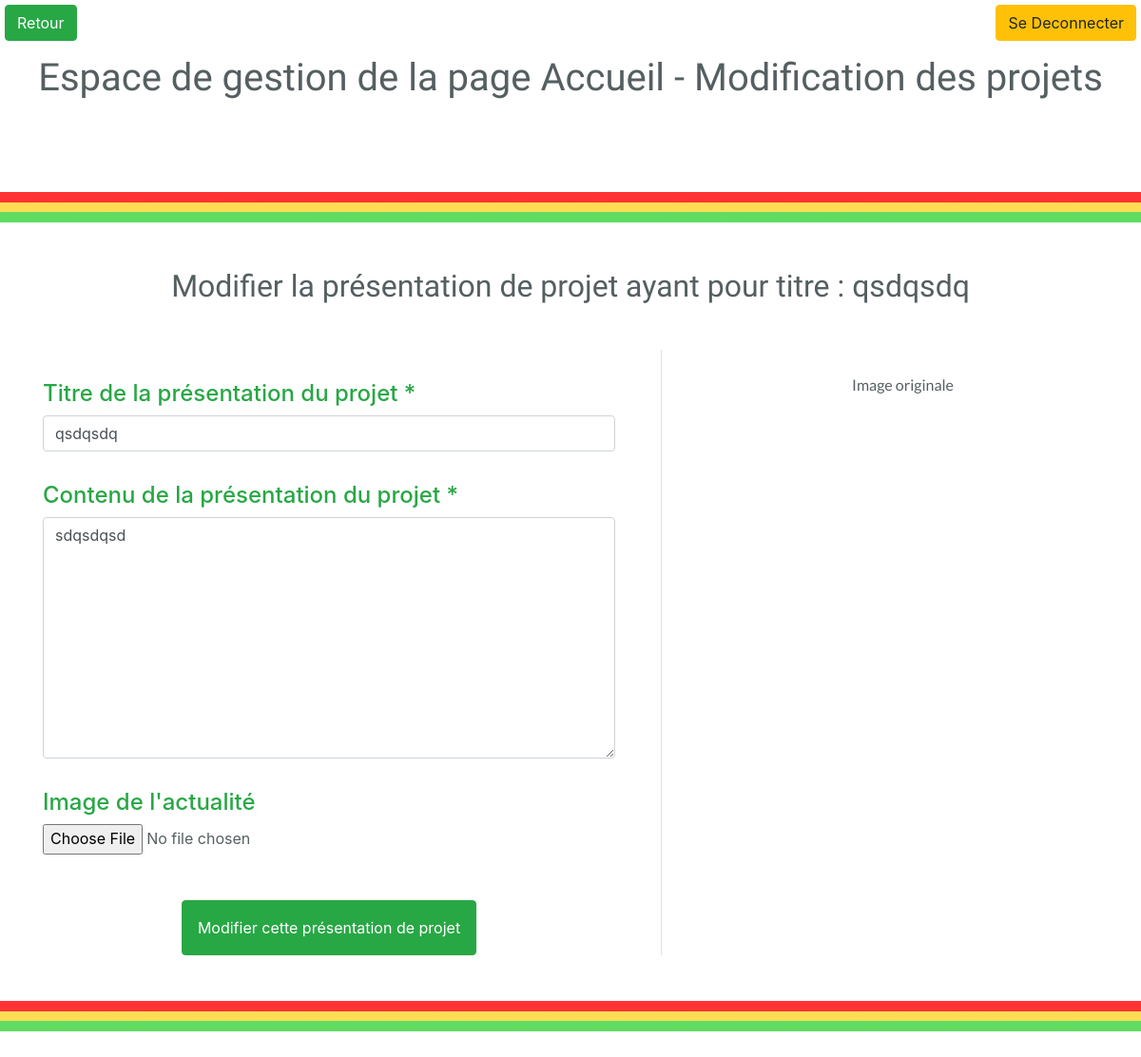
Page /admin/accueil/projets_presentation_modif.php?p=46 (signed in) on the committed database.
### tables this page shows
CREATE TABLE IF NOT EXISTS `wb_projet_presentation` (
  `id_projet` int(11) NOT NULL AUTO_INCREMENT,
  `projet_titre` varchar(255) NOT NULL,
  `projet_contenu` longtext NOT NULL,
  `projet_image` varchar(65000) NOT NULL,
  `projet_redirection` varchar(255) NOT NULL,
  PRIMARY KEY (`id_projet`)
);

### admin/accueil/projets_presentation_modif.php (the view, shortened to what this page needs)
<?php
if ($_SESSION['admin'] === "administrateur" and !empty($_SESSION['login'])){
require '../config/db.php';
$id_projet = intval($_GET['p']);
$req_projet=$db->query("SELECT * FROM wb_projet_presentation WHERE id_projet = $id_projet");
	$projets=$req_projet->fetch();
}
?>
<!DOCTYPE html>
<html lang="fr">
<head>
    <?php
    require_once '../includes/css-head.php';
    ?>
</head>
<body>
    <?php
        require_once '../includes/function.php';
       ?>
    <div class="w-100 hr-guinea-flag my-5" style="height:2em"></div>
   <div class="container">
                <h2 class="text-center my-5">Modifier la présentation de projet ayant pour titre : <?=  $projets["projet_titre"] ?> </h2>
                   <div class="row">
                   <div class="col-7 pr-5">
                   <form action="<?php echo $_SERVER['PHP_SELF']; ?>" method="post" enctype="multipart/form-data">
                    <div class="form-group">
                        <label for="titre" class="h4 text-success"> Titre de la présentation du projet *</label>
                        <input type="text" name="titre" class="form-control" id="titre" value="<?= $projets["projet_titre"] ?>" required>
                    </div>
                    <div class="form-group">
                        <label for="contenu" class="h4 text-success">Contenu de la présentation du projet *</label>
                        <textarea name="contenu" class="form-control" id="contenu" rows="10"><?=  $projets["projet_contenu"] ?></textarea>
                    </div>
                    <div class="form-group">
                        <label for="image_projet" class="h4 text-success">Image de l'actualité</label>
                        <input type="file" name="image" class="form-control-file" id="image_projet">
                    </div>
                    <div class="control text-center mt-5">
                        <button type="submit" class="btn btn-success p-3">Modifier cette présentation de projet</button>
                    </div>
                    </form>
                    </div>
                    <div class="col-5 border-left pl-5 text-center">
                         <p class="mt-4">Image originale</p><img src="../../assets/img/<?=  $projets["projet_image"] ?>" alt="" class="img-fluid ">
                    </div>
                    </div>
            </div>
    <div class="w-100 hr-guinea-flag my-5" style="height:2em"></div>
    </body>
    </html>

### admin/assets/css/style.css (style rules this page uses)
html { font-size: 1rem; }
body { color: #555F61; line-height: 1.61803398875; max-width: 1920px; margin:0 auto; }
h1, h2, h3, h4, h5, h6 { font-family:'Fresca' !important }
span, p, li:not(.nav-item ) { font-family: 'Lato'; }
.hr-guinea-flag { height: 2em }
.form-group { margin-top:2em ; margin-bottom:2em ; }
.hr-guinea-flag { background-image: linear-gradient(to bottom, rgba(254, 0, 0, .8) 0, rgba(254, 0, 0, .8) 33.33%, rgba(254, 212, 42, .8) 33.33%, rgba(254, 212, 42, .8) 66.66%, rgba(57, 211, 58, .8) 66.66%, rgba(57, 211, 58, .8) 100%); height: 4em; }

### rows in the picture
wb_projet_presentation: projet_titre "qsdqsdq", titre "qsdqsdq", contenu "sdqsdqsd"

### other values in the picture
$nom "Espace de gestion de la page Accueil - Modification des projets"
